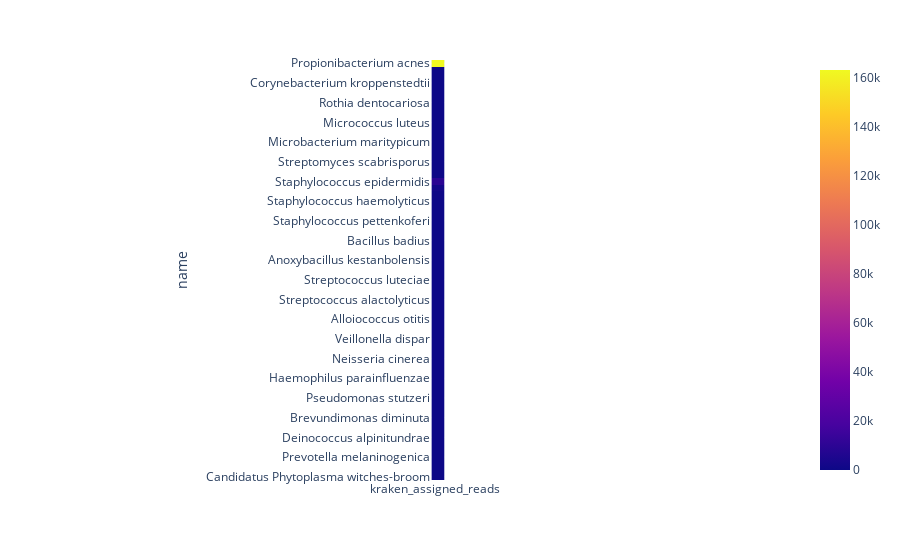

Write notebook code for a chart like this one.
### Code cell
fig = px.imshow(barcode_1[["kraken_assigned_reads", "new_est_reads"]])
fig.show()

### Figure 1 — Plotly figure (JSON) as saved in the notebook; plotly's stock layout.template omitted (floating-point values rounded to 4 significant figures)
{"data": [{"coloraxis": "coloraxis", "hovertemplate": "x: %{x}<br>name: %{y}<br>color: %{z}<extra></extra>", "name": "0", "type": "heatmap", "x": ["kraken_assigned_reads", "new_est_reads"], "xaxis": "x", "y": ["Propionibacterium acnes", "Propionibacterium granulosum", "Corynebacterium durum", "Corynebacterium kroppenstedtii", "Corynebacterium lubricantis", "Corynebacterium simulans", "Rothia dentocariosa", "Rothia mucilaginosa", "Arthrobacter psychrolactophilus", "Micrococcus luteus", "Kocuria rhizophila", "Kocuria palustris", "Microbacterium maritypicum", "Microbacterium lacticum", "Clavibacter michiganensis", "Streptomyces scabrisporus", "Brachybacterium conglomeratum", "Virgisporangium ochraceum", "Staphylococcus epidermidis", "Staphylococcus aureus", "Staphylococcus sciuri", "Staphylococcus haemolyticus", "Staphylococcus equorum", "Staphylococcus succinus", "Staphylococcus pettenkoferi", "Jeotgalicoccus psychrophilus", "Bacillus flexus", "Bacillus badius", "Bacillus muralis", "Bacillus foraminis", "Anoxybacillus kestanbolensis", "Ammoniphilus oxalaticus", "Streptococcus infantis", "Streptococcus luteciae", "Streptococcus anginosus", "Streptococcus sobrinus", "Streptococcus alactolyticus", "Streptococcus equi", "Streptococcus minor", "Alloiococcus otitis", "Lactobacillus zeae", "Lactobacillus paralimentarius", "Veillonella dispar", "Veillonella parvula", "Peptostreptococcus anaerobius", "Neisseria cinerea", "Neisseria subflava", "Serratia marcescens", "Haemophilus parainfluenzae", "Haemophilus influenzae", "Pseudomonas fragi", "Pseudomonas stutzeri", "Paracoccus aminovorans", "Paracoccus marcusii", "Brevundimonas diminuta", "Campylobacter ureolyticus", "Deinococcus aquatilis", "Deinococcus alpinitundrae", "Deinococcus geothermalis", "Prevotella copri", "Prevotella melaninogenica", "Prevotella stercorea", "Mucispirillum schaedleri", "Candidatus Phytoplasma witches-broom"], "yaxis": "y", "z": [[163174, 163174], [15, 15], [3, 3], [1, 1], [1, 1], [1, 1], [7, 7], [4, 4], [5, 5], [5, 5], [3, 3], [1, 1], [5, 5], [1, 1], [1, 1], [1, 1], [1, 1], [1, 1], [9201, 9201], [1814, 1814], [313, 313], [66, 66], [23, 23], [17, 17], [9, 9], [2, 2], [5, 11], [1, 1], [1, 10], [1, 1], [1, 1], [1, 1], [21, 21], [15, 15], [5, 5], [3, 3], [2, 2], [2, 2], [1, 1], [2, 2], [3, 3], [1, 1], [8, 8], [1, 1], [1, 1], [6, 6], [4, 4], [1, 1], [26, 26], [1, 1], [1, 1], [1, 1], [9, 9], [1, 1], [1, 1], [7, 7], [2, 2], [1, 1], [1, 1], [2, 2], [1, 1], [1, 1], [1, 1], [1, 1]]}], "layout": {"coloraxis": {"colorscale": [[0, "#0d0887"], [0.1111, "#46039f"], [0.2222, "#7201a8"], [0.3333, "#9c179e"], [0.4444, "#bd3786"], [0.5556, "#d8576b"], [0.6667, "#ed7953"], [0.7778, "#fb9f3a"], [0.8889, "#fdca26"], [1, "#f0f921"]]}, "margin": {"t": 60}, "xaxis": {"anchor": "y", "constrain": "domain", "domain": [0, 1], "scaleanchor": "y"}, "yaxis": {"anchor": "x", "autorange": "reversed", "constrain": "domain", "domain": [0, 1], "title": {"text": "name"}}}}
